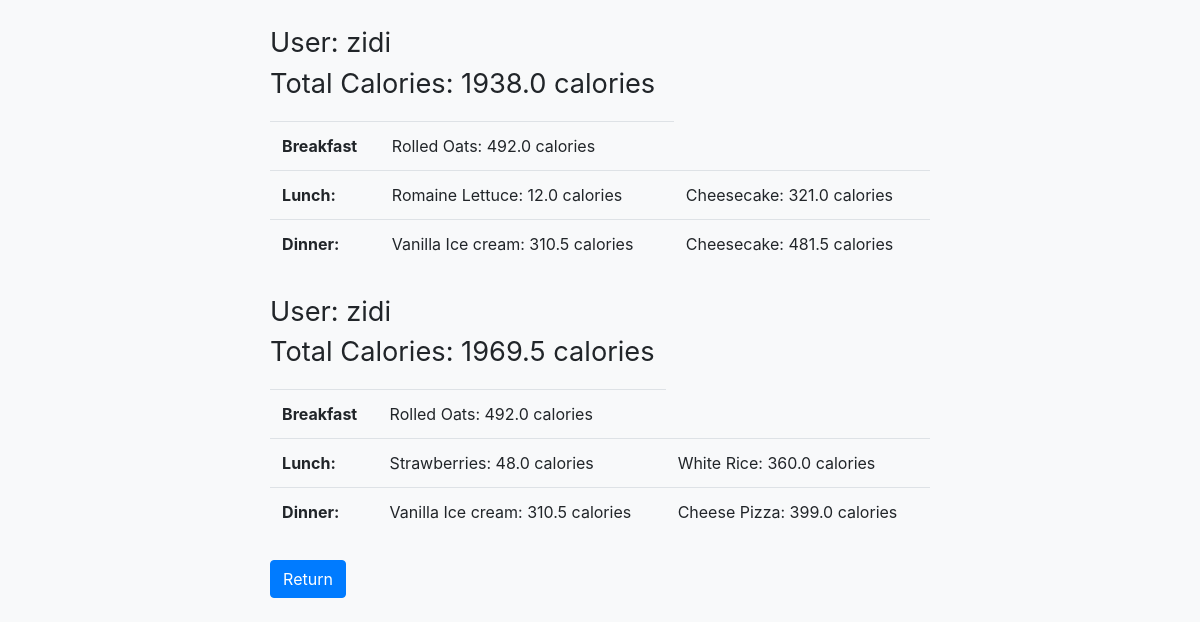
Page /recipe/past/ (signed in, lower part) on the earlier database version.
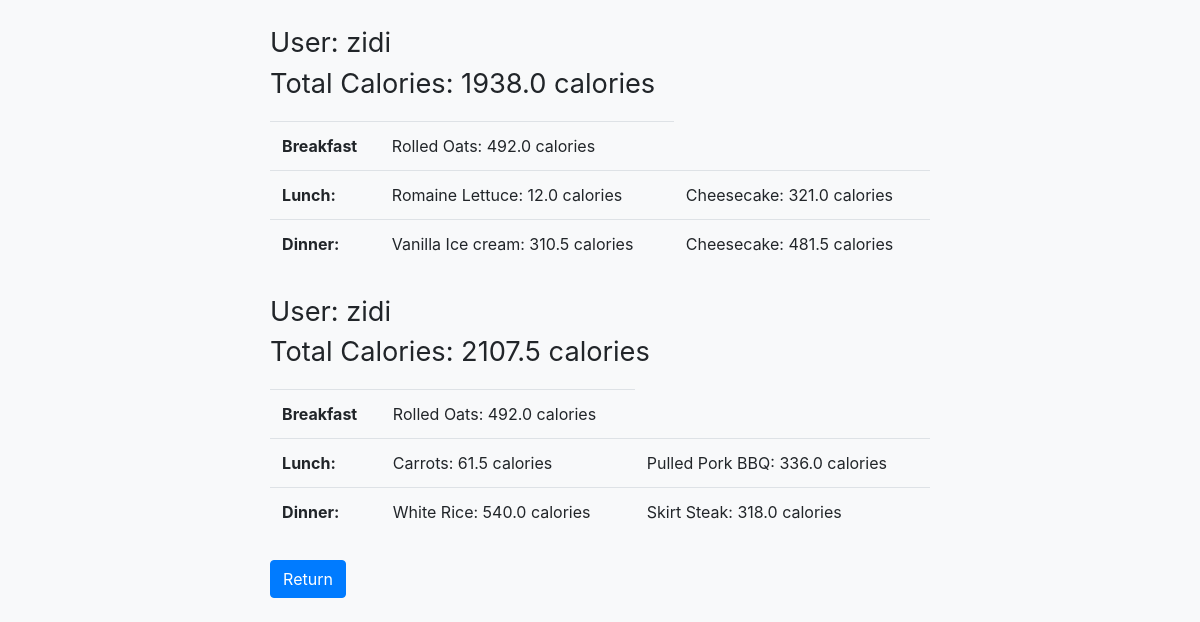
Same page on the later database version.
### main/models.py (models this page shows, shortened)
class recipeTable(models.Model):
    user = models.CharField(max_length = 50, default = '')
    totalCal = models.FloatField(default = 0)
    foodItem1 = models.CharField(max_length=125, null=True)
    cal1 = models.FloatField(default=0)
    foodItem2 = models.CharField(max_length=125, null=True)
    cal2 = models.FloatField(default=0)
    foodItem3 = models.CharField(max_length=125, null=True)
    cal3 = models.FloatField(default=0)
    foodItem4 = models.CharField(max_length=125, null=True)
    cal4 = models.FloatField(default=0)
    foodItem5 = models.CharField(max_length=125, null=True)
    cal5 = models.FloatField(default=0)
    class Meta:
        indexes = [
           models.Index(fields=['user']),
        ]

### main/views.py (the view)
# urls.py: path('recipe/past/', pastRecipe),
def pastRecipe(request):
   currentUser = request.user
   personId = currentUser.username
   recipeInfo = recipeTable.objects.raw('SELECT * FROM main_recipeTable WHERE user = %s ORDER BY id', [personId])
   return render(request, 'past_recipe.html', {'recipeInfo' : recipeInfo})

### templates/past_recipe.html (shortened to what this page needs)
<!doctype html>
<html lang="en">
    <head>
        <link rel="stylesheet" href="https://stackpath.bootstrapcdn.com/bootstrap/4.5.0/css/bootstrap.min.css">
    </head>
    <body class="bg-light">
        <div class="container">
            <div class="row">
              <div class="mt-4 mb-4 mx-auto" style="text-align:Left;">
                    {% for info in recipeInfo %}
                    <p style="font-size:170%;">User: {{info.user}} <br> Total Calories: {{info.totalCal}} calories</p>
                    <div class="mb-4">
                        <table class="table">
                            <tbody>
                            <tr>
                                <th scope="row">Breakfast</th>
                                <td>{{info.foodItem1}}: {{info.cal1}} calories</td>
                            </tr>
                            <tr>
                                <th scope="row">Lunch: </th>
                                <td>{{info.foodItem2}}: {{info.cal2}} calories</td>
                                <td>{{info.foodItem3}}: {{info.cal3}} calories</td>
                            </tr>
                            <tr>
                                <th scope="row">Dinner: </th>
                                <td>{{info.foodItem4}}: {{info.cal4}} calories</td>
                                <td>{{info.foodItem5}}: {{info.cal5}} calories</td>
                                </tr>
                            </tbody>
                        </table>
                    </div>
                    {% endfor %}
                    <form action = "/recipe/" methond = "Post">{% csrf_token %}
                        <button type="submit" class="btn btn-primary">Return</button>
                    </form>
                </body>
</html>

Differences in the rows shown:
changed recipeTable "White Rice": totalCal "1969.5" → "2107.5"; foodItem2 "Strawberries" → "Carrots"; cal2 "48.0" → "61.5"; foodItem3 "White Rice" → "Pulled Pork BBQ"; cal3 "360.0" → "336.0"; foodItem4 "Vanilla Ice cream" → "White Rice"; cal4 "310.5" → "540.0"; foodItem5 "Cheese Pizza" → "Skirt Steak"; cal5 "399.0" → "318.0"
